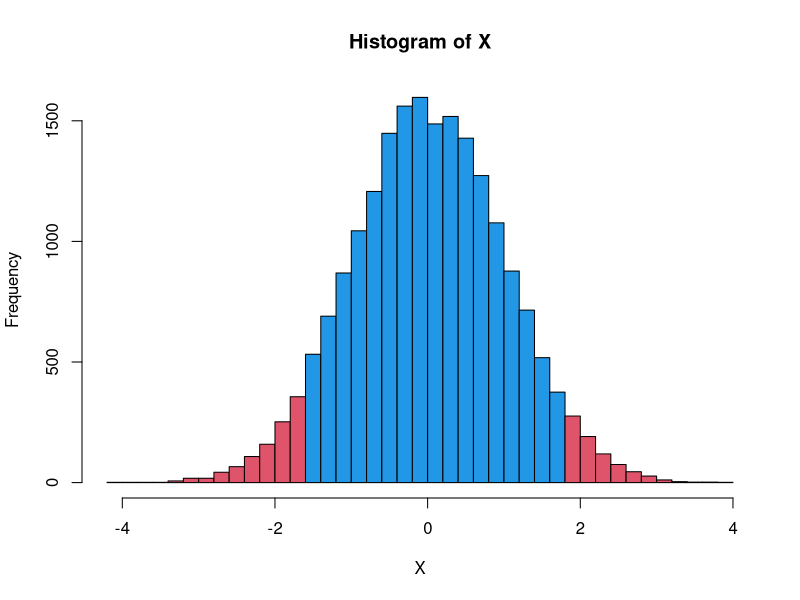

The R source for this figure:
X <- matrix(rnorm(20000), 1000, 20)
hx <- hist(X, breaks=50, plot=FALSE)
plot(hx, col=ifelse(abs(hx$breaks) < 1.669, 4, 2))